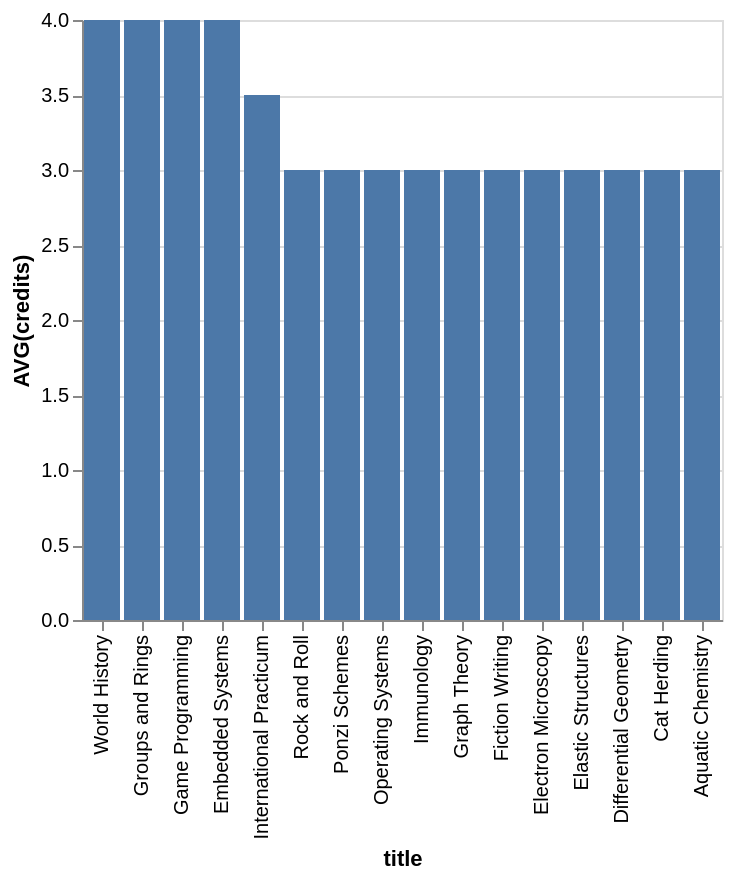

The Vega-Lite source for this figure:
### Vega-Lite specification from a JSON file in a GitHub repository (floating-point values rounded to 4 significant figures)
{"data": {"values": [{"x_data": "World History", "y_data": 4}, {"x_data": "Groups and Rings", "y_data": 4}, {"x_data": "Game Programming", "y_data": 4}, {"x_data": "Embedded Systems", "y_data": 4}, {"x_data": "International Practicum", "y_data": 3.5}, {"x_data": "Rock and Roll", "y_data": 3}, {"x_data": "Ponzi Schemes", "y_data": 3}, {"x_data": "Operating Systems", "y_data": 3}, {"x_data": "Immunology", "y_data": 3}, {"x_data": "Graph Theory", "y_data": 3}, {"x_data": "Fiction Writing", "y_data": 3}, {"x_data": "Electron Microscopy", "y_data": 3}, {"x_data": "Elastic Structures", "y_data": 3}, {"x_data": "Differential Geometry", "y_data": 3}, {"x_data": "Cat Herding", "y_data": 3}, {"x_data": "Aquatic Chemistry", "y_data": 3}]}, "mark": "bar", "encoding": {"x": {"field": "x_data", "type": "nominal", "title": "title", "sort": {"op": "sum", "field": "y_data", "order": "descending"}}, "y": {"field": "y_data", "type": "quantitative", "title": "AVG(credits)"}}}
